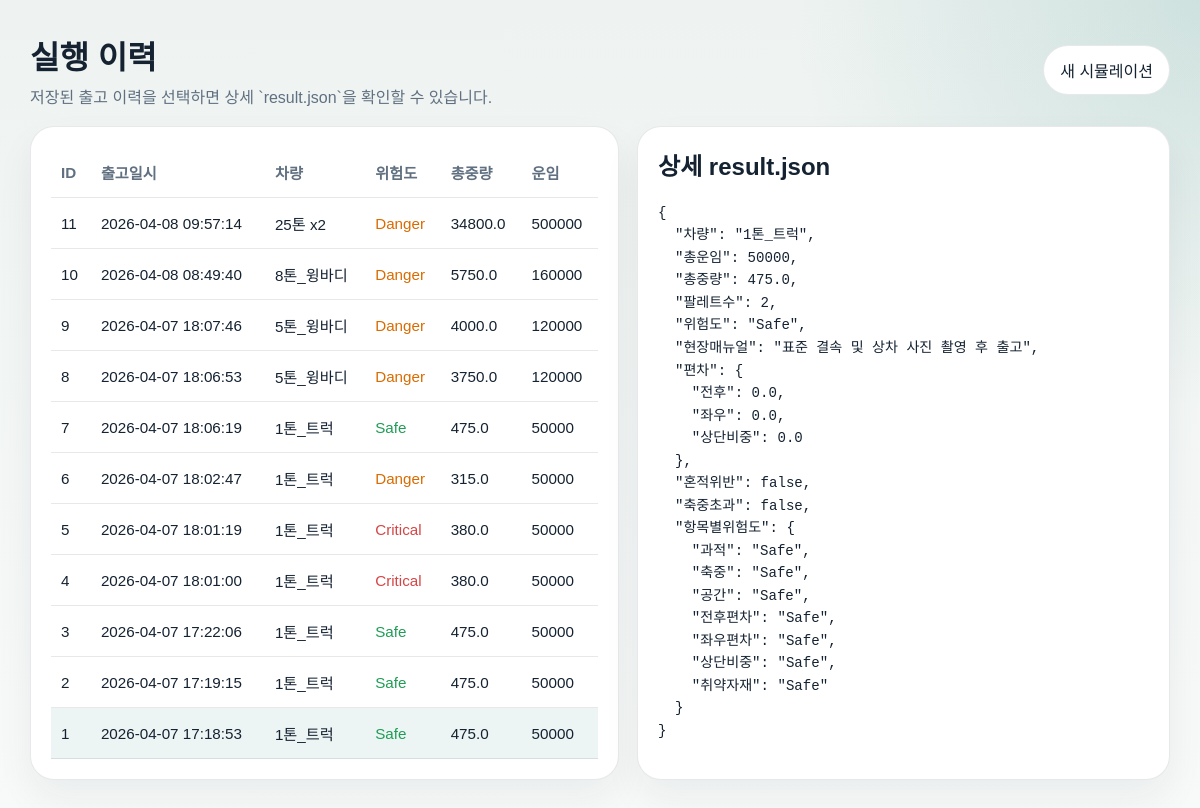
Before: /history?id=1 with the older database file.
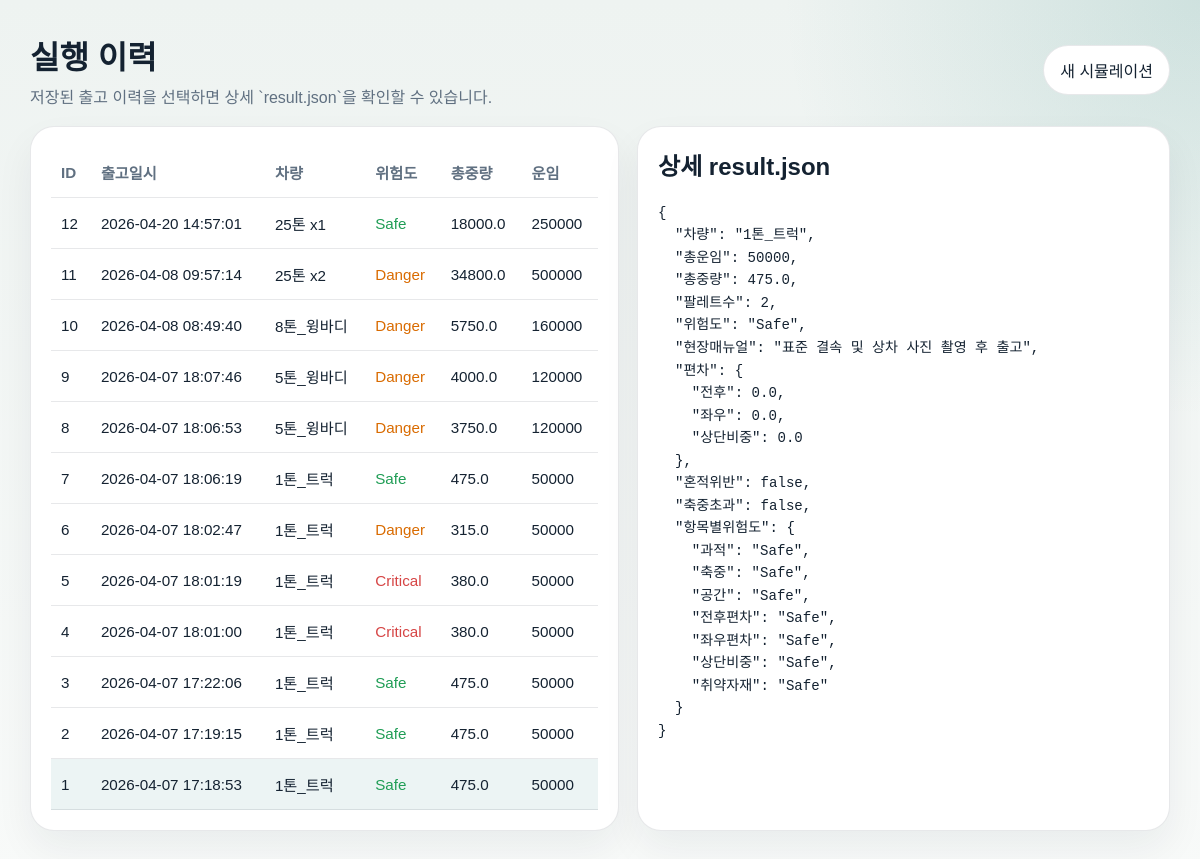
After: the same page with the newer database file.
### tables this page shows
CREATE TABLE history (
                id INTEGER PRIMARY KEY AUTOINCREMENT,
                created_at TEXT NOT NULL,
                vehicle_name TEXT NOT NULL,
                risk_level TEXT NOT NULL,
                total_weight REAL NOT NULL,
                freight_cost INTEGER NOT NULL,
                result_json TEXT NOT NULL
            );

### src/app.py (the view)
@app.get("/history")
def history() -> str:
    init_history_db()
    selected_id = request.args.get("id", type=int)
    with get_db_connection() as connection:
        rows = connection.execute(
            "SELECT id, created_at, vehicle_name, risk_level, total_weight, freight_cost, result_json FROM history ORDER BY id DESC"
        ).fetchall()
    selected_payload = None
    if selected_id is not None:
        for row in rows:
            if row["id"] == selected_id:
                selected_payload = json.loads(row["result_json"])
                break
    elif rows:
        selected_payload = json.loads(rows[0]["result_json"])
        selected_id = int(rows[0]["id"])
    return render_template(
        "history.html",
        rows=rows,
        selected_id=selected_id,
        selected_payload=selected_payload,
        selected_payload_text=(
            json.dumps(selected_payload, ensure_ascii=False, indent=2)
            if selected_payload is not None
            else None
        ),
    )

### src/app.py (called while the page is built)
def get_db_connection() -> sqlite3.Connection:
    connection = sqlite3.connect(DB_PATH)
    connection.row_factory = sqlite3.Row
    return connection

def init_history_db() -> None:
    DATA_DIR.mkdir(parents=True, exist_ok=True)
    with get_db_connection() as connection:
        connection.execute(
            """
            CREATE TABLE IF NOT EXISTS history (
                id INTEGER PRIMARY KEY AUTOINCREMENT,
                created_at TEXT NOT NULL,
                vehicle_name TEXT NOT NULL,
                risk_level TEXT NOT NULL,
                total_weight REAL NOT NULL,
                freight_cost INTEGER NOT NULL,
                result_json TEXT NOT NULL
            )
            """
        )
        connection.commit()

def risk_color(level: str) -> str:
    return {
        "Safe": "#1f9d55",
        "Caution": "#d9a404",
        "Danger": "#d96b00",
        "Critical": "#d64545",
    }.get(level, "#4a5568")

@app.context_processor
def inject_helpers() -> dict[str, object]:
    return {"risk_color": risk_color}

### src/templates/history.html (shortened to what this page needs)
<!doctype html>
<html lang="ko">
<head>
</head>
<body>
  <div class="shell">
    <div class="nav">
      <div>
        <h1 style="margin:0;">실행 이력</h1>
        <div style="color:var(--muted); margin-top:6px;">저장된 출고 이력을 선택하면 상세 `result.json`을 확인할 수 있습니다.</div>
      </div>
      <a href="{{ url_for('index') }}">새 시뮬레이션</a>
    </div>
    <div class="layout">
      <section class="panel">
        <table>
          <thead>
            <tr>
              <th>ID</th>
              <th>출고일시</th>
              <th>차량</th>
              <th>위험도</th>
              <th>총중량</th>
              <th>운임</th>
            </tr>
          </thead>
          <tbody>
            {% for row in rows %}
              <tr data-href="{{ url_for('history', id=row['id']) }}" class="{% if selected_id == row['id'] %}active{% endif %}">
                <td>{{ row["id"] }}</td>
                <td>{{ row["created_at"] }}</td>
                <td>{{ row["vehicle_name"] }}</td>
                <td style="color: {{ risk_color(row['risk_level']) }}">{{ row["risk_level"] }}</td>
                <td>{{ row["total_weight"] }}</td>
                <td>{{ row["freight_cost"] }}</td>
              </tr>
            {% endfor %}
          </tbody>
        </table>
      </section>
      <section class="panel">
        <h2 style="margin-top:0;">상세 result.json</h2>
        {% if selected_payload_text %}
          <pre>{{ selected_payload_text }}</pre>
        {% else %}
          <p style="color:var(--muted);">저장된 이력이 없습니다.</p>
        {% endif %}
      </section>
    </div>
  </div>
</body>
</html>

### src/templates/history.html (style rules this page uses)
:root { --bg: #eef3f1; --ink: #142231; --muted: #607081; --panel: #fff; --border: rgba(20,34,49,.1); }
* { box-sizing: border-box; }
body { margin: 0; font-family: "Avenir Next", "Pretendard", sans-serif; background: radial-gradient(circle at top right, rgba(15,118,110,.14), transparent 28%), linear-gradient(180deg, #eef3f1, #f8faf9); color: var(--ink); }
.shell { max-width: 1180px; margin: 0 auto; padding: 32px 20px 56px; }
.nav { display: flex; justify-content: space-between; align-items: center; margin-bottom: 18px; }
.nav a { text-decoration: none; color: var(--ink); padding: 12px 16px; border-radius: 999px; background: white; border: 1px solid var(--border); }
.layout { display: grid; grid-template-columns: 1.05fr .95fr; gap: 18px; }
.panel { background: var(--panel); border: 1px solid var(--border); border-radius: 24px; padding: 20px; box-shadow: 0 18px 38px rgba(20,34,49,.06); }
table { width: 100%; border-collapse: collapse; }
th, td { text-align: left; padding: 14px 10px; border-bottom: 1px solid var(--border); font-size: 0.95rem; }
th { color: var(--muted); }
tr.active { background: rgba(15,118,110,.08); }
tr[data-href] { cursor: pointer; }
pre { margin: 0; white-space: pre-wrap; word-break: break-word; font-family: "SFMono-Regular", monospace; font-size: .88rem; line-height: 1.6; }

Changed rows visible on the page:
added history: id "12", created_at "2026-04-20 14:57:01", vehicle_name "25톤 x1", risk_level "Safe", total_weight "18000.0", freight_cost "250000"
